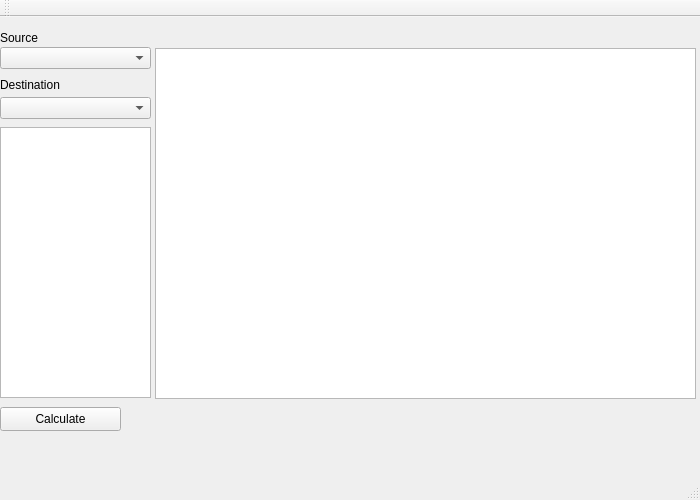
<?xml version="1.0" encoding="UTF-8"?>
<ui version="4.0">
 <class>MapsKUClass</class>
 <widget class="QMainWindow" name="MapsKUClass">
  <property name="geometry">
   <rect>
    <x>0</x>
    <y>0</y>
    <width>700</width>
    <height>500</height>
   </rect>
  </property>
  <property name="maximumSize">
   <size>
    <width>700</width>
    <height>500</height>
   </size>
  </property>
  <property name="windowTitle">
   <string>MapsKU</string>
  </property>
  <property name="tabShape">
   <enum>QTabWidget::Rounded</enum>
  </property>
  <widget class="QWidget" name="centralWidget">
   <widget class="QLabel" name="label">
    <property name="geometry">
     <rect>
      <x>0</x>
      <y>10</y>
      <width>61</width>
      <height>21</height>
     </rect>
    </property>
    <property name="text">
     <string>Source</string>
    </property>
   </widget>
   <widget class="QComboBox" name="destination">
    <property name="geometry">
     <rect>
      <x>0</x>
      <y>80</y>
      <width>151</width>
      <height>22</height>
     </rect>
    </property>
    <property name="cursor">
     <cursorShape>PointingHandCursor</cursorShape>
    </property>
   </widget>
   <widget class="QLabel" name="label_2">
    <property name="geometry">
     <rect>
      <x>0</x>
      <y>60</y>
      <width>71</width>
      <height>16</height>
     </rect>
    </property>
    <property name="text">
     <string>Destination</string>
    </property>
   </widget>
   <widget class="QPushButton" name="calculate_path">
    <property name="geometry">
     <rect>
      <x>0</x>
      <y>390</y>
      <width>121</width>
      <height>24</height>
     </rect>
    </property>
    <property name="cursor">
     <cursorShape>PointingHandCursor</cursorShape>
    </property>
    <property name="text">
     <string>Calculate</string>
    </property>
   </widget>
   <widget class="QTextEdit" name="textEdit">
    <property name="geometry">
     <rect>
      <x>0</x>
      <y>110</y>
      <width>151</width>
      <height>271</height>
     </rect>
    </property>
    <property name="styleSheet">
     <string notr="true"/>
    </property>
   </widget>
   <widget class="QComboBox" name="source">
    <property name="enabled">
     <bool>true</bool>
    </property>
    <property name="geometry">
     <rect>
      <x>0</x>
      <y>30</y>
      <width>151</width>
      <height>22</height>
     </rect>
    </property>
    <property name="cursor">
     <cursorShape>PointingHandCursor</cursorShape>
    </property>
   </widget>
   <widget class="QGraphicsView" name="graphicsView">
    <property name="geometry">
     <rect>
      <x>155</x>
      <y>31</y>
      <width>541</width>
      <height>351</height>
     </rect>
    </property>
    <property name="cursor" stdset="0">
     <cursorShape>OpenHandCursor</cursorShape>
    </property>
    <property name="dragMode">
     <enum>QGraphicsView::ScrollHandDrag</enum>
    </property>
   </widget>
  </widget>
  <widget class="QMenuBar" name="menuBar">
   <property name="geometry">
    <rect>
     <x>0</x>
     <y>0</y>
     <width>700</width>
     <height>22</height>
    </rect>
   </property>
  </widget>
  <widget class="QToolBar" name="mainToolBar">
   <attribute name="toolBarArea">
    <enum>TopToolBarArea</enum>
   </attribute>
   <attribute name="toolBarBreak">
    <bool>false</bool>
   </attribute>
  </widget>
  <widget class="QStatusBar" name="statusBar"/>
 </widget>
 <layoutdefault spacing="6" margin="11"/>
 <resources>
  <include location="mapsku.qrc"/>
 </resources>
 <connections/>
</ui>
